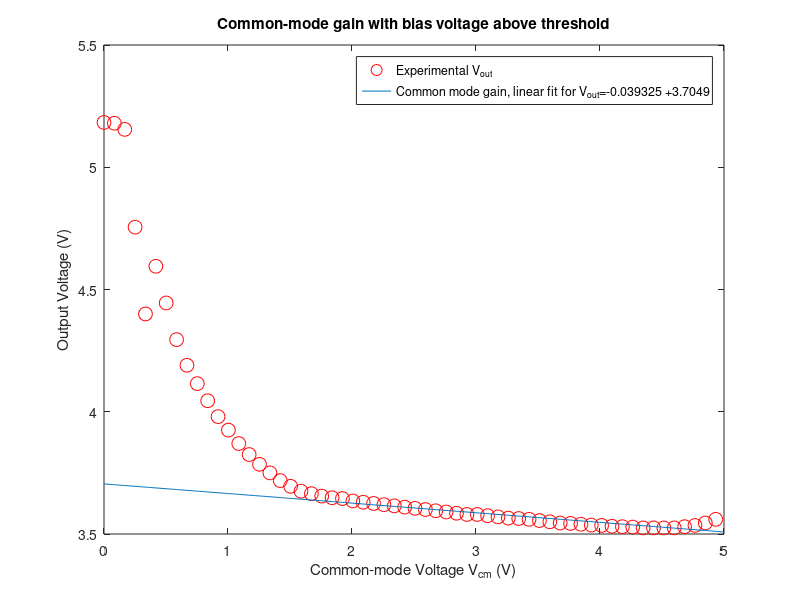

The MATLAB source for this figure:
%Experiment 1 Part 1 plotter
interval = 5;

%%Part 1
% Fit a straight line to your Vout versus
% Vcm curve and determine the common-mode voltage gain of your ampli?er from the slope
% of the best-?t line. In your report, include a plot showing Vout versus Vcm along with your
% best-?t line. Ideally, Vout should be about as far below V
% dd as V
% b is above ground and the
% common-mode gain should be negative with a magnitude on the order of a few percent. How
% does your common-mode gain compare to that?

load('Data/Experiment1Part8Data.mat')


p = polyfit(Vcm(100:end),Vout(100:end),1);
Vout_fit = p(1).*Vcm + p(2);
plot(Vcm(1:interval:end),Vout(1:interval:end), 'ro','MarkerSize',10); hold on;
plot(Vcm,Vout_fit); hold on;

title('Common-mode gain with bias voltage above threshold');
xlabel('Common-mode Voltage V_{cm} (V)');
ylabel('Output Voltage (V)');

h = legend('Experimental V_{out}',...
    strcat('Common mode gain, linear fit for V_{out}=', num2str(p(1)), ' + ' , num2str(p(2))),...
    'Location','NorthEast')
% 'I_1 - I_2 for V_2 = 2 V',...
% 'I_1 + I_2 for V_2 = 2 V',...
% 'I_1 for V_2 = 3 V',...
% 'I_2 for V_2 = 3 V',...
% 'I_1 - I_2 for V_2 = 3 V',...
% 'I_1 + I_2 for V_2 = 3 V',...
% 'I_1 for V_2 = 4 V',...
% 'I_2 for V_2 = 4 V',...
% 'I_1 - I_2 for V_2 = 4 V',...
% 'I_1 + I_2 for V_2 = 4 V','Location','SouthEast')